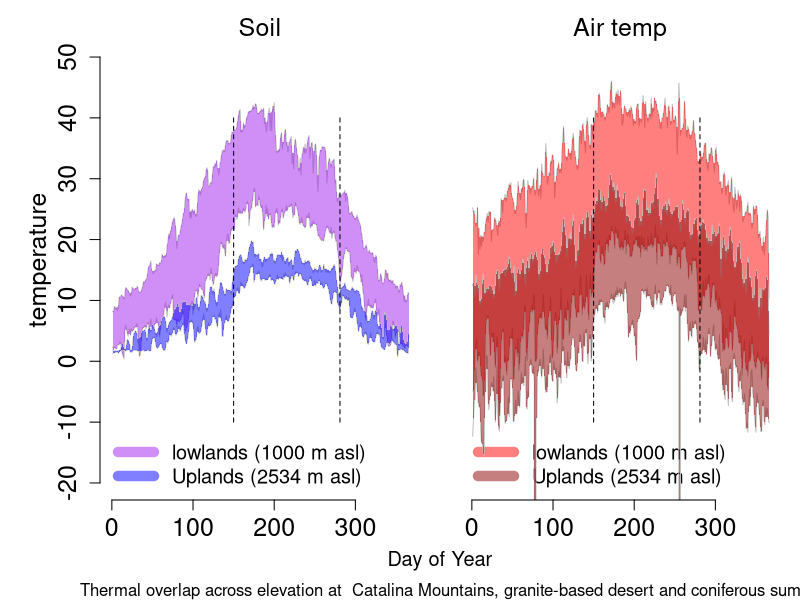
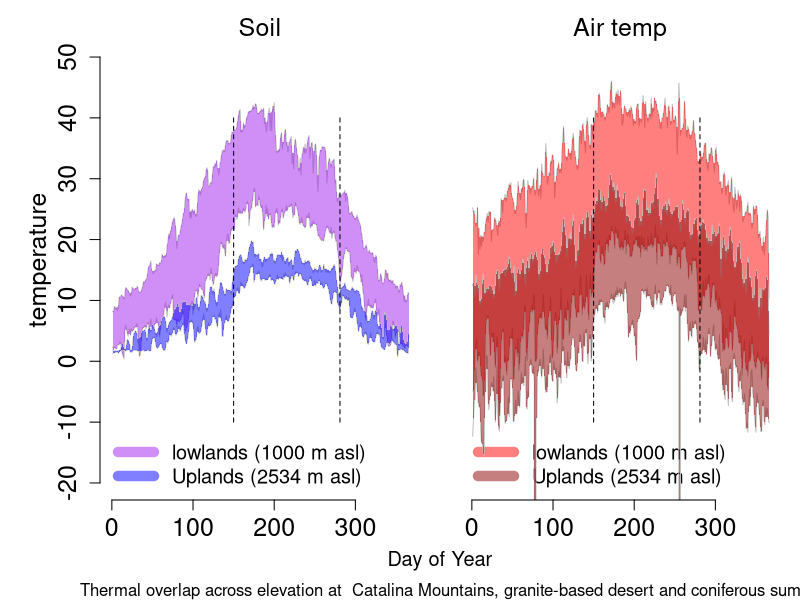

These charts were generated, in order, by the following R code:
# David Klinges
# This script generates overlap plots for the Souther California desert sites
# This is a fragment of code from North Carolina Overlap Script
# Also depends on objects made in ameriflux_prep.R

## Workspace prep ##############
library(tidyverse)

# Import data
data_raw <- read.csv("./data/02_derivative/Catalina_avgyears_wide.csv")

# Designate site name
SITE_NAME <- "Catalina Mountains, granite-based desert and coniferous summit"

# Designate elevations of low and mid sites
LOW_ELEVATION <- "1000"
HIGH_ELEVATION <- "2534"
# Set file path where figure will be saved
OUTPUT_FILE_PATH <- "./figures/Catalina_granite_seasonal_variance_figure_avgyears.png"

# Set time range to plot 
YEAR <- c(2016)

# If there is a year column...which datasets containing averaged multi-year time
# series won't...
if (is.null(data_raw$year) == FALSE) {
  
  # Filter to just the years requested
  data <- data_raw %>%
    filter(year %in% YEAR)
  } else {
    data <- data_raw
}

data <- na.omit(data)
## Seasonal Overlap plots #############

# Clean up device of the previous plot
plot.new()

par(mfrow = c(1, 2),     # 2x2 layout
    oma = c(4, 4, 0, 0), # two rows of text at the outer left and bottom margin
    mar = c(1, 1, 2, 1), # space for one row of text at ticks and to separate plots
    mgp = c(2, 1, 0))    # axis label at 2 rows distance, tick labels at 1 row) 


## * Soil panel ##########

# Create figure axes
plot(data$julian, data$low_soil_max, type='n', 
     bty="n", cex.axis=1.5, ylim=c(-20, 50), xlim=c(0,365), ylab='temperature (C)', 
     xlab='Julian Day')

# Create figure legend
legend("bottomleft", c(paste0("lowlands (", LOW_ELEVATION, " m asl)"), 
                       paste0("Uplands (", HIGH_ELEVATION, " m asl)")), 
       bty="n", lwd=10, lty=1, col=adjustcolor(c("purple","blue"), alpha=.5), cex=1.2)

# lowlands
# Plot lines for lowlands min and max temp
lines(data$julian, data$low_soil_min, col = 'grey')
lines(data$julian, data$low_soil_max, col = 'grey')

# Create a polygon to fill in between the lines
polygon(c(data$julian, rev(data$julian)), 
        c(data$low_soil_max, rev(data$low_soil_min)), 
        col = adjustcolor("purple", alpha=.5), border = NA)

# Uplands
# Plot lines for uplands min and max temp
lines(data$julian, data$high_soil_min, col = 'grey')
lines(data$julian, data$high_soil_max, col = 'grey')

#create filled polygon in between the lines
polygon(c(data$julian, rev(data$julian)),
        c(data$high_soil_max, rev(data$high_soil_min)),
        col = adjustcolor("blue", alpha=.5), border = NA)

mtext("Soil", NORTH<-3, cex=1.5,col="black")

segments(150,-10, 150, 40, lty=2)
segments(281,-10, 281, 40, lty=2)

soil_plot <- recordPlot()
#plot.new() ## clean up device
#soil_plot # redraw

## * Air panel #########

# Create figure axes
plot(data$julian, data$low_air_max, axes=FALSE, type='n', bty="n", 
     cex.axis=1.5,ylim=c(-20,50), xlim=c(0,365), ylab="", xlab='Julian Day')

# Create figure legend
legend("bottomleft", c(paste0("lowlands (", LOW_ELEVATION, " m asl)"), 
                       paste0("Uplands (", HIGH_ELEVATION, " m asl)")), 
       bty="n", lwd=10, lty=1, col=adjustcolor(c("red","dark red"), alpha=.5), cex=1.2)

# lowlands
# Plot lines for lowlands min and max temp
lines(data$julian, data$low_air_min, col = 'grey')
lines(data$julian, data$low_air_max, col = 'grey')

# Create a polygon to fill in between the lines
polygon(c(data$julian, rev(data$julian)),
        c(data$low_air_max, rev(data$low_air_min)),
        col = adjustcolor("red", alpha=.5), border = NA)


# Uplands
# Plot lines for uplands min and max temp
lines(data$julian, data$high_air_min, col = 'grey')
lines(data$julian, data$high_air_max, col = 'grey')

# Create a polygon to fill in between the lines
polygon(c(data$julian, rev(data$julian)),
        c(data$high_air_max, rev(data$high_air_min)),
        col = adjustcolor("dark red", alpha=.5), border = NA)

Axis(side=1, xlim=c(0, 365), xlab="",cex.axis=1.5)

segments(150,-10, 150, 40, lty=2)
segments(281,-10, 281, 40, lty=2)

mtext("Air temp", NORTH<-3, cex=1.5,col="black")

canopy_plot <- recordPlot()
#plot.new() ## clean up device
#canopy_plot # redraw

## * Titles ########

#dev.off()
#plot.new()
mtext("temperature", NORTH<-2, line=1.5, adj=.5,cex=1.5,
      col="black", outer=TRUE)

mtext("Day of Year",
      NORTH<-1, line=1.5, adj=.5, cex=1.2, col="Black", outer=TRUE)

mtext(paste(c("Thermal overlap across elevation at ", SITE_NAME, " in year(s) ", 
             YEAR), collapse=" "),
      NORTH<-1, line=3, adj= 0, cex=1, col="Black", outer=TRUE)

## * Write plot to PNG file ###################

# Record the currently displayed plot to an object
title_plot <- recordPlot()

# Designate the output file type (png), file path to save to, and dimensions
png(filename= OUTPUT_FILE_PATH, width=24, height=12, units="cm", res=300)

# Redraw the plot
title_plot

# I believe the dev.copy method here, if it works, is redundant. Keeping it in
#   for documentation purposes
# dev.copy(png, OUTPUT_FILE_PATH)

# Close the graphics device, thereby telling R to save the plot
dev.off()






#
#
#
#

